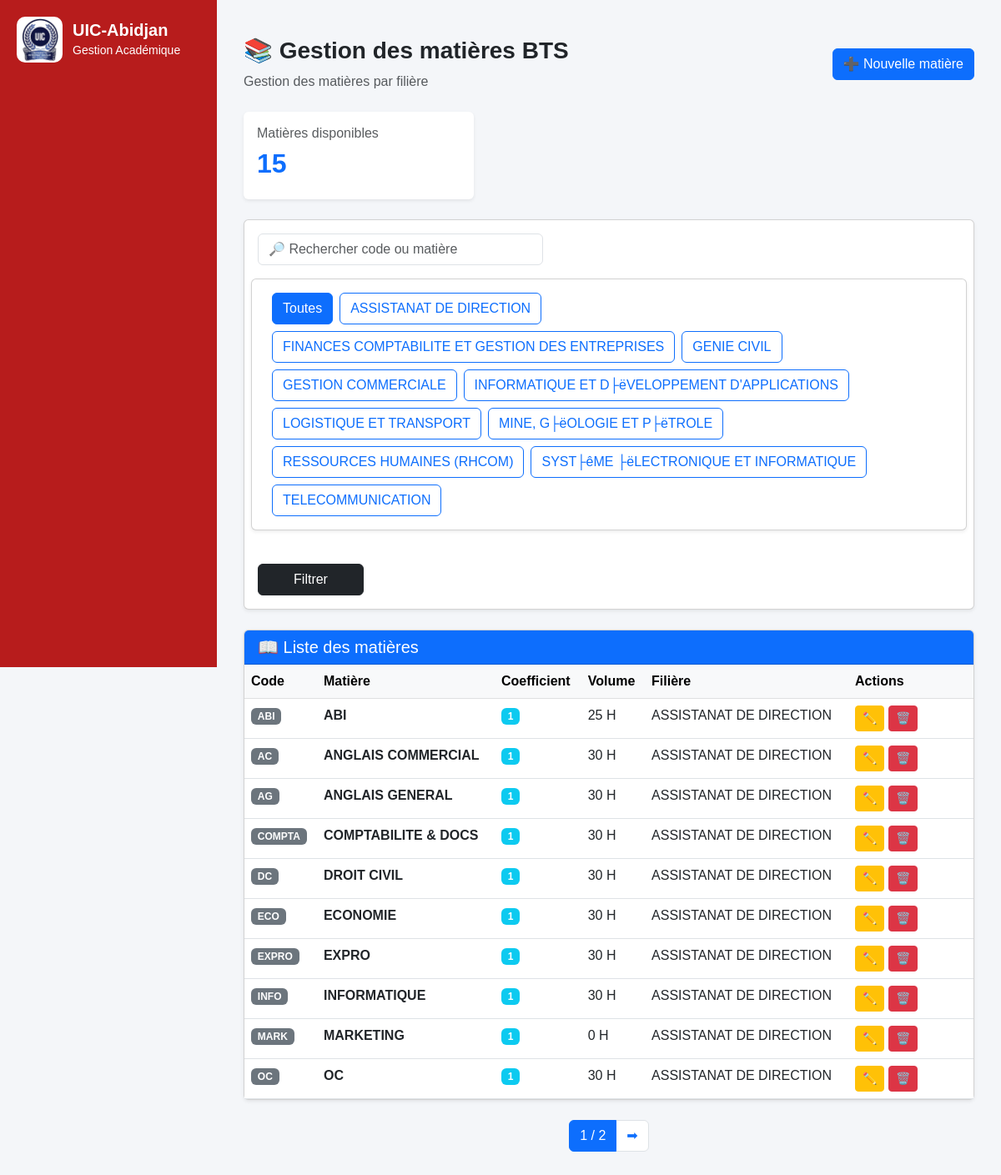
The page /matieres/ on the database its author committed.
### core/models.py (models this page shows, shortened)
class Filierebts(models.Model):
    nom = models.CharField(max_length=150)
    niveaux = models.ManyToManyField(
        Niveau,
        blank=True,
        related_name="filieres_bts"
    )

class Matiere(models.Model):
    code = models.CharField(max_length=20, unique=True)
    libelle = models.CharField(max_length=150)
    coefficient = models.IntegerField(default=1)
    volume_horaire = models.IntegerField(default=0)
    filiere_bts = models.ForeignKey(
        Filierebts,
        on_delete=models.CASCADE
    )
    categorie = models.ForeignKey(
        Categorie,
        on_delete=models.SET_NULL,
        null=True,
        blank=True
    )

### core/views.py (the view)
# urls.py: path('matieres/', views.matiere_list, name="matiere_list"),
def matiere_list(request):
    q = request.GET.get("q", "")
    filiere_id = request.GET.get("filiere_bts", "")
    matieres = Matiere.objects.select_related(
        "filiere_bts"
    ).order_by(
        "filiere_bts__nom",
        "libelle"
    )
    if q:
        matieres = matieres.filter(
            Q(libelle__icontains=q) |
            Q(code__icontains=q)
        )
    if filiere_id:
        matieres = matieres.filter(
            filiere_bts_id=filiere_id
        )
    paginator = Paginator(matieres, 10)
    page_number = request.GET.get("page")
    page_obj = paginator.get_page(page_number)
    context = {
        "page_obj": page_obj,
        "total_matieres": matieres.count(),
        "filiere_list": Filierebts.objects.order_by("nom"),
        "filiere_selectionnee": filiere_id,
    }
    return render(
        request,
        "matieres/list.html",
        context,
    )

### core/templates/matieres/list.html (shortened to what this page needs)
{% extends 'base.html' %}
{% block content %}
<div class="container py-4">
    <div class="d-flex justify-content-between align-items-center mb-4">
        <div>
            <h3 class="fw-bold">
                📚 Gestion des matières BTS
            </h3>
            <p class="text-muted mb-0">
                Gestion des matières par filière
            </p>
        </div>
        <a href="{% url 'matiere_add' %}" class="btn btn-primary">
            ➕ Nouvelle matière
        </a>
    </div>
    <div class="row mb-4">
        <div class="col-md-4">
            <div class="card shadow-sm border-0">
                <div class="card-body">
                    <h6 class="text-muted">
                        Matières disponibles
                    </h6>
                    <h2 class="fw-bold text-primary">
                        {{ total_matieres }}
                    </h2>
                </div>
            </div>
        </div>
    </div>
    <div class="card shadow-sm mb-4">
        <div class="card-body">
            <form method="GET" class="row g-3">
                <div class="col-md-5">
                    <input type="text" name="q" class="form-control" placeholder="🔎 Rechercher code ou matière"
                        value="{{ request.GET.q }}">
                </div>
                <div class="card shadow-sm mb-4">
                    <div class="card-body">
                        <div class="d-flex flex-wrap gap-2">
                            <a href="{% url 'matiere_list' %}"
                               class="btn {% if not filiere_selectionnee %}btn-primary{% else %}btn-outline-primary{% endif %}">
                                Toutes
                            </a>
                            {% for f in filiere_list %}
                                <a href="?filiere_bts={{ f.id }}{% if request.GET.q %}&q={{ request.GET.q }}{% endif %}"
                                   class="btn {% if filiere_selectionnee|stringformat:'s' == f.id|stringformat:'s' %}btn-primary{% else %}btn-outline-primary{% endif %}">
                                    {{ f.nom }}
                                </a>
                            {% endfor %}
                        </div>
                    </div>
                </div>
                <div class="col-md-2">
                    <button class="btn btn-dark w-100">
                        Filtrer
                    </button>
                </div>
            </form>
        </div>
    </div>
    <div class="card shadow-sm">
        <div class="card-header bg-primary text-white">
            <h5 class="mb-0">
                📖 Liste des matières
            </h5>
        </div>
        <div class="table-responsive">
            <table class="table table-hover mb-0">
                <thead class="table-light">
                    <tr>
                        <th>Code</th>
                        <th>Matière</th>
                        <th>Coefficient</th>
                        <th>Volume</th>
                        <th>Filière</th>
                        <th width="150">
                            Actions
                        </th>
                    </tr>
                </thead>
                <tbody>
                    {% for m in page_obj %}
                    <tr>
                        <td>
                            <span class="badge bg-secondary">
                                {{m.code}}
                            </span>
                        </td>
                        <td class="fw-semibold">
                            {{m.libelle}}
                        </td>
                        <td>
                            <span class="badge bg-info">
                                {{m.coefficient}}
                            </span>
                        </td>
                        <td>
                            {{m.volume_horaire}} H
                        </td>
                        <td>
                            {{m.filiere_bts.nom}}
                        </td>
                        <td>
                            <a href="{% url 'matiere_edit' m.id %}" class="btn btn-warning btn-sm">
                                ✏️
                            </a>
                            <a href="{% url 'matiere_delete' m.id %}" class="btn btn-danger btn-sm">
                                🗑️
                            </a>
                        </td>
                    </tr>
                    {% empty %}
                    <tr>
                        <td colspan="6" class="text-center py-4">
                            Aucune matière trouvée
                        </td>
                    </tr>
                    {% endfor %}
                </tbody>
            </table>
        </div>
    </div>
    <nav class="mt-4">
        <ul class="pagination justify-content-center">
            <li class="page-item active">
                <span class="page-link">
                    {{page_obj.number}}
                    /
                    {{page_obj.paginator.num_pages}}
                </span>
            </li>
            {% if page_obj.has_next %}
            <li class="page-item">
                <a class="page-link"
                    href="?page={{page_obj.next_page_number}}&q={{request.GET.q}}&filiere_bts={{request.GET.filiere_bts}}">
                    ➡
                </a>
            </li>
            {% endif %}
        </ul>
    </nav>
</div>
{% endblock %}

### core/templates/base.html (style rules this page uses)
body { margin: 0; font-family: Arial, sans-serif; background: #f4f6f9; }

### rows shown on the page
Filierebts: nom "ASSISTANAT DE DIRECTION"
Filierebts: nom "FINANCES COMPTABILITE ET GESTION DES ENTREPRISES"
Filierebts: nom "GENIE CIVIL"
Filierebts: nom "GESTION COMMERCIALE"
Filierebts: nom "INFORMATIQUE ET D├ëVELOPPEMENT D'APPLICATIONS"
Filierebts: nom "LOGISTIQUE ET TRANSPORT"
Filierebts: nom "MINE, G├ëOLOGIE ET P├ëTROLE"
Filierebts: nom "RESSOURCES HUMAINES (RHCOM)"
Filierebts: nom "SYST├êME ├ëLECTRONIQUE ET INFORMATIQUE"
Filierebts: nom "TELECOMMUNICATION"
Matiere: code "ABI", libelle "ABI", coefficient "1", volume_horaire "25", filiere_bts.nom "ASSISTANAT DE DIRECTION"
Matiere: code "AC", libelle "ANGLAIS COMMERCIAL", coefficient "1", volume_horaire "30", filiere_bts.nom "ASSISTANAT DE DIRECTION"
Matiere: code "AG", libelle "ANGLAIS GENERAL", coefficient "1", volume_horaire "30", filiere_bts.nom "ASSISTANAT DE DIRECTION"
Matiere: code "COMPTA", libelle "COMPTABILITE & DOCS", coefficient "1", volume_horaire "30", filiere_bts.nom "ASSISTANAT DE DIRECTION"
Matiere: code "DC", libelle "DROIT CIVIL", coefficient "1", volume_horaire "30", filiere_bts.nom "ASSISTANAT DE DIRECTION"
Matiere: code "ECO", libelle "ECONOMIE", coefficient "1", volume_horaire "30", filiere_bts.nom "ASSISTANAT DE DIRECTION"
Matiere: code "EXPRO", libelle "EXPRO", coefficient "1", volume_horaire "30", filiere_bts.nom "ASSISTANAT DE DIRECTION"
Matiere: code "INFO", libelle "INFORMATIQUE", coefficient "1", volume_horaire "30", filiere_bts.nom "ASSISTANAT DE DIRECTION"
Matiere: code "MARK", libelle "MARKETING", coefficient "1", volume_horaire "0", filiere_bts.nom "ASSISTANAT DE DIRECTION"
Matiere: code "OC", libelle "OC", coefficient "1", volume_horaire "30", filiere_bts.nom "ASSISTANAT DE DIRECTION"

### other values the page prints
{{ total_matieres }} "15"
{{ page_obj.number }} "1"
{{ page_obj.paginator.num_pages }} "2"
